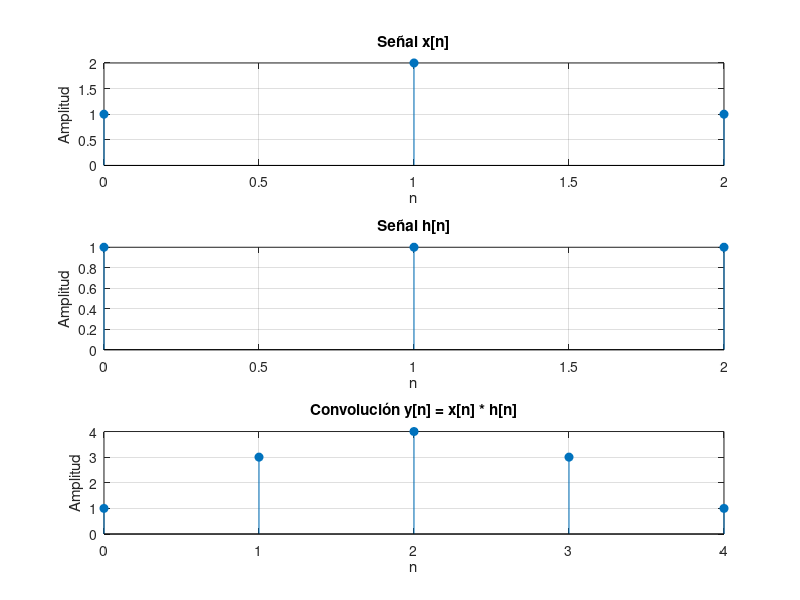

This figure's MATLAB source:
%% PARTE A: CONVOLUCIÓN EN MATLAB

% Definir las dos secuencias discretas de entrada para la prueba
x = [1 2 1];
h = [1 1 1];

% Aplicar la función nativa de MATLAB para calcular la convolución entre x y h
y = conv(x, h);

% Imprimir el resultado en la command window para verificar que los valores tengan sentido
disp('Resultado de la convolución:');
disp(y);

% Armar los vectores de índices (n) para poder graficar correctamente cada señal desde cero
n_x = 0:length(x)-1;
n_h = 0:length(h)-1;
n_y = 0:length(y)-1;

% Configurar una figura con 3 subplots para comparar gráficamente mis señales para el reporte
figure;

subplot(3,1,1);
stem(n_x, x, 'filled');
title('Señal x[n]');
xlabel('n');
ylabel('Amplitud');
grid on;

subplot(3,1,2);
stem(n_h, h, 'filled');
title('Señal h[n]');
xlabel('n');
ylabel('Amplitud');
grid on;

subplot(3,1,3);
stem(n_y, y, 'filled');
title('Convolución y[n] = x[n] * h[n]');
xlabel('n');
ylabel('Amplitud');
grid on;
